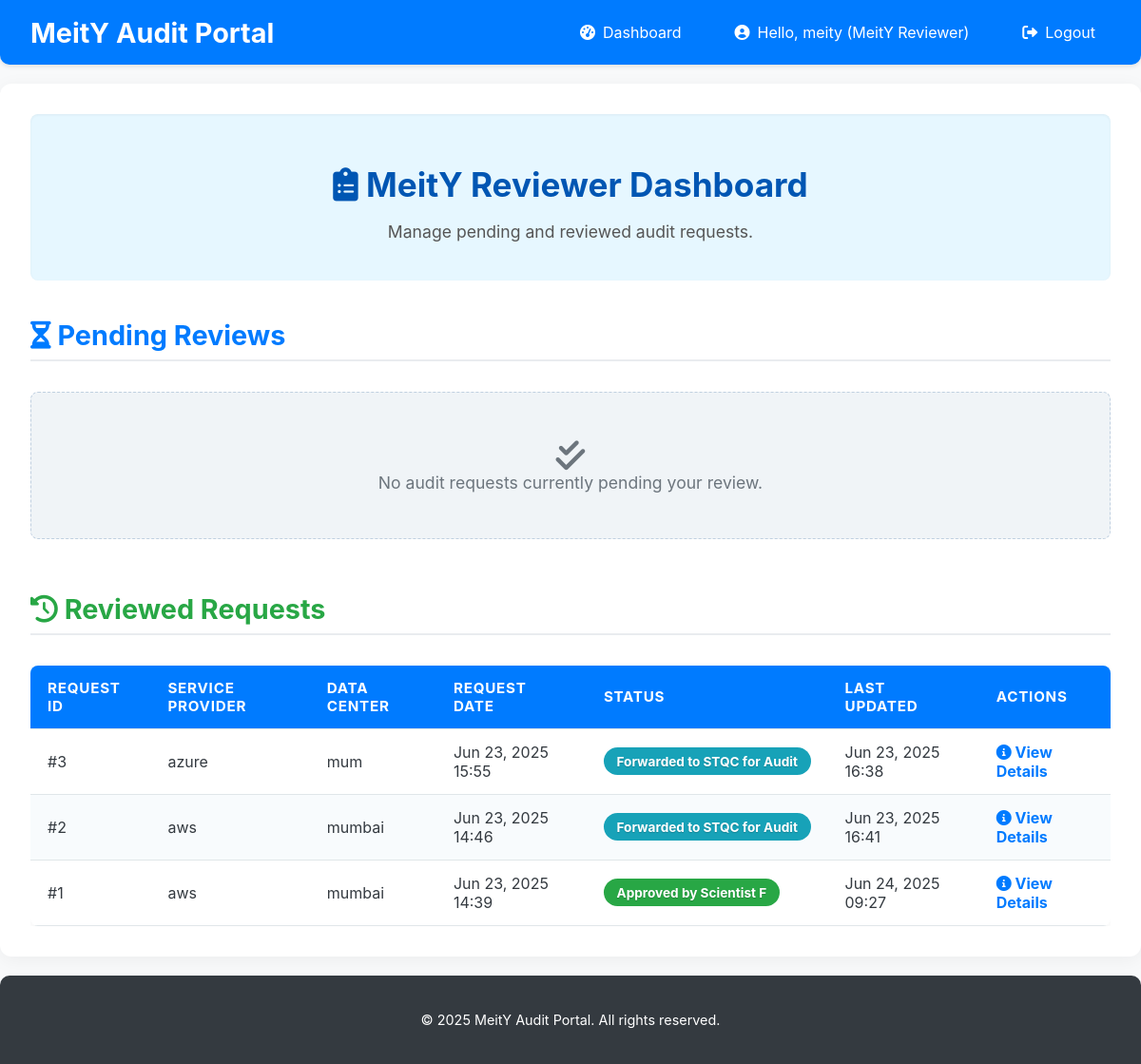
Page /requests/ (signed in) on the earlier database version.
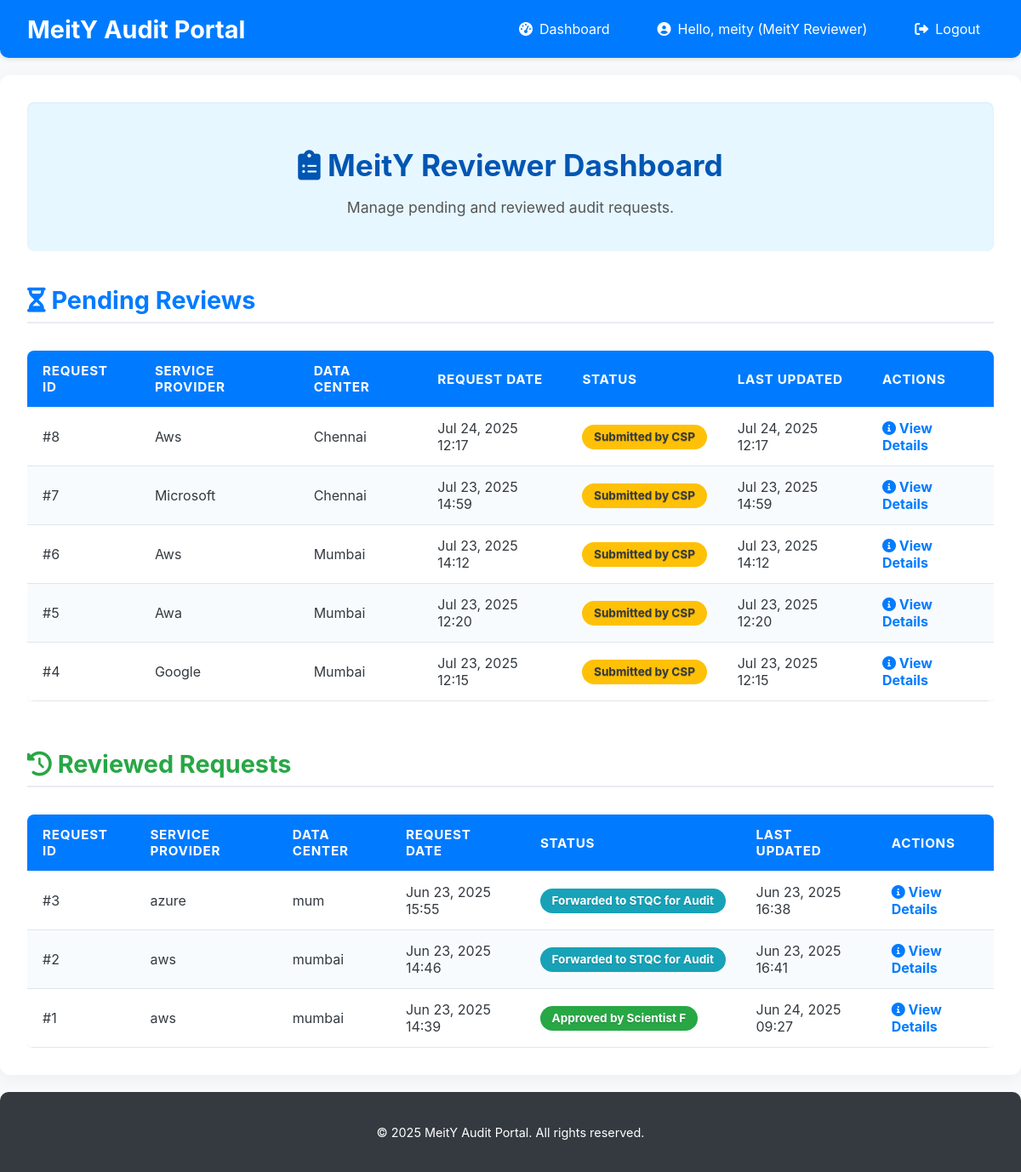
Same page on the later database version.
### users/models.py (models this page shows, shortened)
class CustomUser(AbstractUser):
    ROLE_CHOICES = (
        ('CSP', 'Cloud Service Provider'),
        ('MeitY_Reviewer', 'MeitY Reviewer'),
        ('STQC_Auditor', 'STQC Auditor'),
        ('Scientist_F', 'Scientist F (Governing Authority)'),
    )
    role = models.CharField(max_length=50, choices=ROLE_CHOICES, default='CSP')
    organization = models.CharField(max_length=255, blank=True, null=True) # E.g., AWS, Azure, MeitY, STQC
    @property
    def is_csp(self):
        return self.role == 'CSP'
    @property
    def is_meity_reviewer(self):
        return self.role == 'MeitY_Reviewer'

### audit_management/models.py (models this page shows, shortened)
class AuditRequest(models.Model):
    STATUS_CHOICES = (
        ('Submitted_by_CSP', 'Submitted by CSP'), # Initial state
        ('Forwarded_to_STQC', 'Forwarded to STQC for Audit'), # After MeitY Reviewer forwards
        ('Audit_Completed_by_STQC', 'Audit Completed by STQC'), # After STQC Auditor completes
        ('Approved_by_ScientistF', 'Approved by Scientist F'), # Final approval
        ('Rejected_by_ScientistF', 'Rejected by Scientist F'), # Final rejection
    )
    csp = models.ForeignKey(settings.AUTH_USER_MODEL, on_delete=models.CASCADE,
                            limit_choices_to={'role': 'CSP'}, related_name='audit_requests')
    service_provider_name = models.CharField(max_length=255, help_text="Name of the Cloud Service Provider")
    data_center_location = models.CharField(max_length=255)
    request_date = models.DateTimeField(auto_now_add=True)
    status = models.CharField(max_length=50, choices=STATUS_CHOICES, default='Submitted_by_CSP')
    description = models.TextField(blank=True, null=True)
    last_updated = models.DateTimeField(auto_now=True)
    certificate_of_empanelment = models.FileField(
        upload_to='certificates/',
        null=True,
        blank=True
    )
    class Meta:
        ordering = ['-request_date'] # Order by most recent requests first

### audit_management/views.py (the view)
# urls.py: path('requests/', views.audit_request_list, name='audit_request_list'),
@login_required
def audit_request_list(request):
    pending_requests = AuditRequest.objects.none()
    reviewed_requests = AuditRequest.objects.none()
    audit_requests_all = AuditRequest.objects.all()
    if request.user.is_csp:
        audit_requests = audit_requests_all.filter(csp=request.user)
    elif request.user.is_meity_reviewer:
        pending_requests = audit_requests_all.filter(status='Submitted_by_CSP')
        reviewed_requests = audit_requests_all.filter(
            Q(status='Forwarded_to_STQC') |
            Q(status='Audit_Completed_by_STQC') |
            Q(status='Approved_by_ScientistF') |
            Q(status='Rejected_by_ScientistF')
        )
        audit_requests = pending_requests # Default list for display if not explicitly handled
    elif request.user.is_stqc_auditor:
        audit_requests = audit_requests_all.filter(status='Forwarded_to_STQC')
        print(f"STQC Auditor: Filtering for status 'Forwarded_to_STQC'. Found {audit_requests.count()} requests.") # DEBUG
        for req in audit_requests: # DEBUG
            print(f"  - Request ID: {req.id}, Current Status: {req.status}") # DEBUG
    elif request.user.is_scientist_f:
        audit_requests = audit_requests_all # Scientist F views all requests
    else:
        messages.error(request, "Access denied. Your role cannot view audit requests.")
        return redirect('dashboard')
    context = {
        'audit_requests': audit_requests, # This remains the main list for non-MeitY roles
        'pending_requests': pending_requests, # Specific for MeitY reviewer
        'reviewed_requests': reviewed_requests, # Specific for MeitY reviewer
    }
    return render(request, 'audit_management/audit_request_list.html', context)

### templates/audit_management/audit_request_list.html (shortened to what this page needs)
{% extends 'base.html' %}
{% block content %}
<div class="section-header">
    {% if user.is_csp %}
        <h2><i class="fas fa-cloud-upload-alt"></i> My Audit Requests</h2>
        <p>Overview of your submitted cloud service provider audit requests.</p>
    {% elif user.is_meity_reviewer %}
        <h2><i class="fas fa-clipboard-list"></i> MeitY Reviewer Dashboard</h2>
        <p>Manage pending and reviewed audit requests.</p>
    {% elif user.is_stqc_auditor %}
        <h2><i class="fas fa-tasks"></i> Assigned Audits</h2>
        <p>Audit requests assigned to you for conducting the audit process.</p>
    {% elif user.is_scientist_f %}
        <h2><i class="fas fa-globe"></i> All Audit Requests</h2>
        <p>Comprehensive list of all audit requests across the lifecycle.</p>
    {% endif %}
</div>
{% if user.is_meity_reviewer %}
    <h3 style="color: #007bff; margin-top: 2.5rem; margin-bottom: 1rem; font-size: 1.8rem; border-bottom: 2px solid #e9ecef; padding-bottom: 0.5rem;"><i class="fas fa-hourglass-half"></i> Pending Reviews</h3>
    {% if pending_requests %}
        <div class="audit-table-container">
            <table class="audit-table">
                <thead>
                    <tr>
                        <th>Request ID</th>
                        <th>Service Provider</th>
                        <th>Data Center</th>
                        <th>Request Date</th>
                        <th>Status</th>
                        <th>Last Updated</th>
                        <th>Actions</th>
                    </tr>
                </thead>
                <tbody>
                    {% for request in pending_requests %}
                    <tr onclick="window.location.href='{% url 'audit_request_detail' pk=request.pk %}';">
                        <td data-label="Request ID">#{{ request.id }}</td>
                        <td data-label="Service Provider">{{ request.service_provider_name }}</td>
                        <td data-label="Data Center">{{ request.data_center_location }}</td>
                        <td data-label="Request Date">{{ request.request_date|date:"M d, Y H:i" }}</td>
                        <td data-label="Status">
                            <span class="status-badge status-{{ request.status }}">{{ request.get_status_display }}</span>
                        </td>
                        <td data-label="Last Updated">{{ request.last_updated|date:"M d, Y H:i" }}</td>
                        <td data-label="Actions">
                            <a href="{% url 'audit_request_detail' pk=request.pk %}" class="action-link"><i class="fas fa-info-circle"></i> View Details</a>
                        </td>
                    </tr>
                    {% endfor %}
                </tbody>
            </table>
        </div>
    {% else %}
        <p class="no-requests">
            <i class="fas fa-check-double fa-2x"></i><br>
            No audit requests currently pending your review.
        </p>
    {% endif %}
    <h3 style="color: #28a745; margin-top: 3.5rem; margin-bottom: 1rem; font-size: 1.8rem; border-bottom: 2px solid #e9ecef; padding-bottom: 0.5rem;"><i class="fas fa-history"></i> Reviewed Requests</h3>
    {% if reviewed_requests %}
        <div class="audit-table-container">
            <table class="audit-table">
                <thead>
                    <tr>
                        <th>Request ID</th>
                        <th>Service Provider</th>
                        <th>Data Center</th>
                        <th>Request Date</th>
                        <th>Status</th>
                        <th>Last Updated</th>
                        <th>Actions</th>
                    </tr>
                </thead>
                <tbody>
                    {% for request in reviewed_requests %}
                    <tr onclick="window.location.href='{% url 'audit_request_detail' pk=request.pk %}';">
                        <td data-label="Request ID">#{{ request.id }}</td>
                        <td data-label="Service Provider">{{ request.service_provider_name }}</td>
                        <td data-label="Data Center">{{ request.data_center_location }}</td>
                        <td data-label="Request Date">{{ request.request_date|date:"M d, Y H:i" }}</td>
                        <td data-label="Status">
                            <span class="status-badge status-{{ request.status }}">{{ request.get_status_display }}</span>
                        </td>
                        <td data-label="Last Updated">{{ request.last_updated|date:"M d, Y H:i" }}</td>
                        <td data-label="Actions">
                            <a href="{% url 'audit_request_detail' pk=request.pk %}" class="action-link"><i class="fas fa-info-circle"></i> View Details</a>
                        </td>
                    </tr>
                    {% endfor %}
                </tbody>
            </table>
        </div>
    {% else %}
        <p class="no-requests" style="border-color: #c9e4c9; background-color: #e9f5e9; color: #1a6d1a;">
            <i class="fas fa-clipboard-check fa-2x"></i><br>
            No requests have been reviewed by you yet, or are currently being processed by STQC/Scientist F.
        </p>
    {% endif %}
{% endif %}
{% endblock %}

### templates/base.html (shortened to what this page needs)
<!DOCTYPE html>
<html lang="en">
<head>
    <link rel="stylesheet" href="https://cdnjs.cloudflare.com/ajax/libs/font-awesome/6.0.0-beta3/css/all.min.css">
</head>
<body>
    <header class="navbar">
        <a href="{% url 'home' %}" class="navbar-brand">MeitY Audit Portal</a>
        <nav>
            <ul class="navbar-nav">
                {% if user.is_authenticated %}
                    <li class="nav-item">
                        <a href="{% url 'dashboard' %}" class="nav-link">
                            <i class="fas fa-tachometer-alt"></i> Dashboard
                        </a>
                    </li>
                    <li class="nav-item">
                        <span class="nav-link">
                            <i class="fas fa-user-circle"></i> Hello, {{ user.username }} ({{ user.get_role_display }})
                        </span>
                    </li>
                    <li class="nav-item">
                        <a href="{% url 'logout' %}" class="nav-link">
                            <i class="fas fa-sign-out-alt"></i> Logout
                        </a>
                    </li>
                {% endif %}
            </ul>
        </nav>
    </header>
    <main class="container">
        {% block content %}{% endblock %}
    </main>
    <footer class="footer">
        <p>&copy; 2025 MeitY Audit Portal. All rights reserved.</p>
    </footer>
</body>
</html>

### templates/base.html (style rules this page uses)
body { font-family: 'Inter', sans-serif; margin: 0; padding: 0; background-color: #f8f9fa; color: #343a40; display: flex; flex-direction: column; min-height: 100vh; }
.navbar { background-color: #007bff; color: white; padding: 1rem 2rem; box-shadow: 0 2px 5px rgba(0, 0, 0, 0.1); display: flex; justify-content: space-between; align-items: center; flex-wrap: wrap; border-bottom-left-radius: 10px; border-bottom-right-radius: 10px; }
.navbar-brand { font-size: 1.8rem; font-weight: bold; color: white; text-decoration: none; margin-right: 2rem; }
.navbar-nav { display: flex; list-style: none; margin: 0; padding: 0; align-items: center; }
.nav-item { margin-left: 1.5rem; }
.nav-link { color: white; text-decoration: none; padding: 0.5rem 1rem; border-radius: 5px; transition: background-color 0.3s ease; display: flex; align-items: center; }
.nav-link i { margin-right: 0.5rem; }
.container { flex-grow: 1; padding: 2rem; max-width: 1200px; margin: 20px auto; background-color: white; border-radius: 12px; box-shadow: 0 4px 20px rgba(0, 0, 0, 0.05); overflow: hidden; }
.footer { background-color: #343a40; color: white; text-align: center; padding: 1.5rem 2rem; margin-top: auto; border-top-left-radius: 10px; border-top-right-radius: 10px; font-size: 0.9rem; }

### templates/audit_management/audit_request_list.html (style rules this page uses)
.section-header { background-color: #e6f7ff; padding: 1.5rem; border-radius: 8px; margin-bottom: 2rem; text-align: center; box-shadow: inset 0 1px 3px rgba(0,0,0,0.05); color: #0056b3; }
.section-header h2 { margin-bottom: 0.5rem; font-size: 2.2rem; }
.section-header p { font-size: 1.1rem; color: #555; }
.audit-table-container { overflow-x: auto; }
.audit-table { width: 100%; border-collapse: collapse; margin-top: 1rem; box-shadow: 0 2px 8px rgba(0,0,0,0.05); border-radius: 8px; overflow: hidden; }
.audit-table th, .audit-table td { padding: 14px 18px; text-align: left; border-bottom: 1px solid #e0e6e9; }
.audit-table th { background-color: #007bff; color: white; font-weight: bold; text-transform: uppercase; font-size: 0.95rem; letter-spacing: 0.05em; }
.audit-table tbody tr:nth-child(even) { background-color: #f8fbfd; }
.status-badge { display: inline-block; padding: 0.5em 1em; border-radius: 25px; font-size: 0.85em; font-weight: bold; text-align: center; white-space: nowrap; color: white; text-shadow: 0 1px 1px rgba(0,0,0,0.2); }
.status-Submitted_by_CSP { background-color: #ffc107; color: #343a40; }
.status-Forwarded_to_STQC { background-color: #17a2b8; }
.status-Approved_by_ScientistF { background-color: #28a745; }
.action-link { color: #007bff; text-decoration: none; font-weight: bold; transition: color 0.3s ease; }

Differences in the rows shown:
added AuditRequest: id "8", service_provider_name "Aws", data_center_location "Chennai", request_date "Jul 24, 2025 12:17", status "Submitted by CSP", last_updated "Jul 24, 2025 12:17", shown under "Pending Reviews"
added AuditRequest: id "7", service_provider_name "Microsoft", data_center_location "Chennai", request_date "Jul 23, 2025 14:59", status "Submitted by CSP", last_updated "Jul 23, 2025 14:59", shown under "Pending Reviews"
added AuditRequest: id "6", service_provider_name "Aws", data_center_location "Mumbai", request_date "Jul 23, 2025 14:12", status "Submitted by CSP", last_updated "Jul 23, 2025 14:12", shown under "Pending Reviews"
added AuditRequest: id "5", service_provider_name "Awa", data_center_location "Mumbai", request_date "Jul 23, 2025 12:20", status "Submitted by CSP", last_updated "Jul 23, 2025 12:20", shown under "Pending Reviews"
added AuditRequest: id "4", service_provider_name "Google", data_center_location "Mumbai", request_date "Jul 23, 2025 12:15", status "Submitted by CSP", last_updated "Jul 23, 2025 12:15", shown under "Pending Reviews"
Other differences:
text no longer shown: "No audit requests currently pending your review."
text now shown: "REQUEST ID SERVICE PROVIDER DATA CENTER REQUEST DATE STATUS LAST UPDATED ACTIONS"
